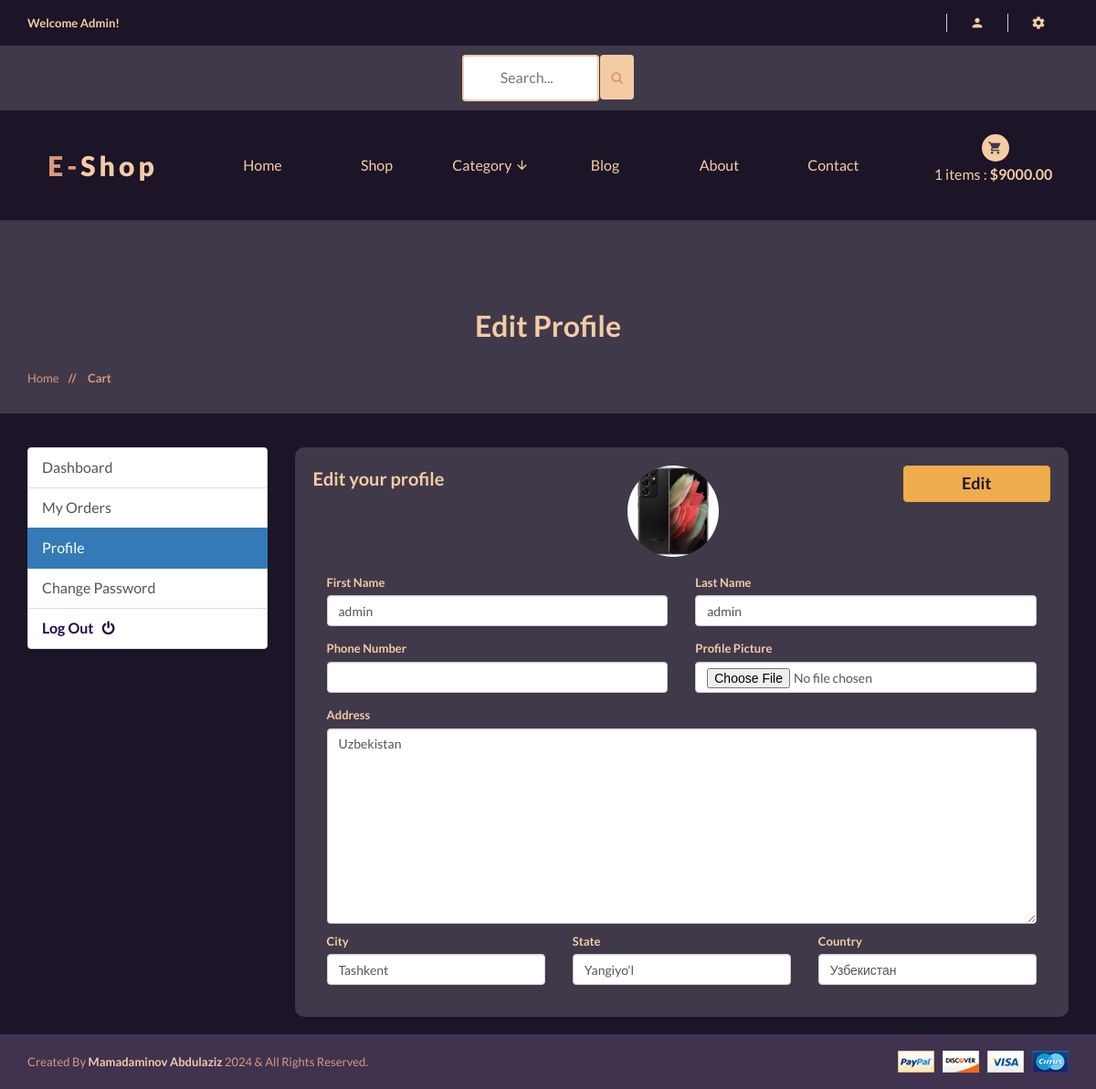
Page /account/edit_profile/ (signed in) on the committed database.
### accounts/models.py (models this page shows, shortened)
class Account(AbstractBaseUser):
    first_name = models.CharField(max_length=50)
    last_name = models.CharField(max_length=50)
    username = models.CharField(max_length=50, unique=True)
    email = models.EmailField(max_length=100, unique=True)
    Phone_number = models.CharField(max_length=50)
    is_admin = models.BooleanField(default=False)
    is_staff = models.BooleanField(default=False)
    is_active = models.BooleanField(default=False)
    is_superadmin = models.BooleanField(default=False)
    date_joined_for_format = models.DateTimeField(auto_now_add=True)
    last_login_for_format  = models.DateTimeField(auto_now_add=True)
    USERNAME_FIELD = 'email'
    REQUIRED_FIELDS = ['username', 'first_name', 'last_name']
    objects = AccountManger()

class UserProfile(models.Model):
    user = models.OneToOneField(Account, on_delete=models.CASCADE)
    address = models.TextField(blank=True, max_length=500)
    profile_picture = models.ImageField(blank=True, upload_to='userprofile',default='static/user_image_default.png')
    city = models.CharField(blank=True, max_length=20)
    state = models.CharField(blank=True, max_length=20)
    country = models.CharField(blank=True, max_length=20)

### accounts/views.py (the view)
# urls.py: path('edit_profile/', views.edit_profile, name='edit_profile'),
@login_required(login_url = 'accounts:login')
def edit_profile(request):
    userprofile = get_object_or_404(UserProfile, user=request.user)
    if request.method == 'POST':
        user_form = UserForm(request.POST, instance=request.user)
        profile_form = UserProfileForm(request.POST, request.FILES, instance=userprofile)
        if user_form.is_valid() and profile_form.is_valid():
            user_form.save()
            profile_form.save()
            messages.success(request, 'Your profile has been updated.')
            return redirect('accounts:edit_profile')
    else:
        user_form = UserForm(instance=request.user)
        profile_form = UserProfileForm(instance=userprofile)
    context = {
        'user_form': user_form,
        'profile_form': profile_form,
        'userprofile': userprofile,
    }
    return render(request, 'shop/accounts/dashboard/edit_profile.html', context)

### accounts/forms.py
class UserForm(forms.ModelForm):
    class Meta:
        model = Account
        fields = ('first_name', 'last_name', 'Phone_number')
    def __init__(self, *args, **kwargs):
        super(UserForm, self).__init__(*args, **kwargs)
        for field in self.fields:
            self.fields[field].widget.attrs['class'] = 'form-control'

class UserProfileForm(forms.ModelForm):
    profile_picture = forms.ImageField(required=False, error_messages = {'invalid':("Image files only")}, widget=forms.FileInput)
    class Meta:
        model = UserProfile
        fields = ('address', 'city', 'state', 'country', 'profile_picture')
    def __init__(self, *args, **kwargs):
        super(UserProfileForm, self).__init__(*args, **kwargs)
        for field in self.fields:
            self.fields[field].widget.attrs['class'] = 'form-control'

### cart/models.py (called while the page is built)
    def sub_total(self):
        return self.product.price * self.quantity

### shop/context_processors.py (called while the page is built)
def category_list(request):
    return {
        'categories' : Category.objects.all(),
    }

### shop/models.py (called while the page is built)
    def get_category_slug_url(self):
        return reverse('shop:categries', args=[self.slug])

    def get_prodcut_details_url(self):
        return reverse('shop:product_details', args=[self.category.slug, self.slug])

### templates/shop/accounts/dashboard/edit_profile.html (shortened to what this page needs)
{% extends '../../../base.html' %}
{% load static %}
{% block content %}
<div  class="pages-title section-padding">
    <div  class="container">
        <div  style="background:#40394a" class="row">
            <div class="col-xs-12">
                <div class="pages-title-text text-center">
                    <h2 style="color:#f4cca4">Edit Profile</h2>
                    <ul class="text-left">
                        <li><a style="color:#d99879" href="\">Home </a></li>
                        <li style="color:#d99879"><span> // </span>Cart</li>
                    </ul>
                </div>
            </div>
        </div>
    </div>
</div>
<section style="background:#1C1427" class="section-conten padding-y bg">
    <br><br>
<div class="container">
	<div class="row">
    {% include "includes/dashboard_slider.html" %}
	<main class="col-md-9">
    <form style="background:#40394A; padding:20px;border-radius:10px" action="{% url 'accounts:edit_profile' %}" method="POST" enctype="multipart/form-data">
		<article class="card">
		<header class="card-header text-center">
            <strong style="font-size:20px;float:left" class="d-inline-block mr-3">Edit your profile</strong>
            <input style="float:right;width:20%;color:#1C1427;font-size:18px;font-weight: bold;" type="submit" value="Edit" class="btn btn-warning">
        </header>
		<div class="card-body">
            <div class="text-center">
				<img src="{{userprofile.profile_picture.url}}" alt="Profile Picture" width="100" style="border-radius:50px;">
			</div>
            <br>
			<div class="row">
			<div class="col-md-12">
					<div class="form-row">
						<div class="form-group col-md-6">
							<label>First Name</label>
							{{user_form.first_name}}
						</div>
						<div class="form-group col-md-6">
							<label>Last Name</label>
							{{user_form.last_name}}
						</div>
					</div>
					<div class="form-row">
						<div class="form-group col-md-6">
							<label>Phone Number</label>
							{{user_form.Phone_number}}
						</div>
						<div class="form-group col-md-6">
							<label>Profile Picture</label>
							{{profile_form.profile_picture}}
						</div>
					</div>
					<div style="margin-bottom:10px" class="col-md-12">
						<label>Address</label>
						{{profile_form.address}}
					</div><br>
					<div class="form-row">
						<div class="form-group col-md-4">
							<label>City</label>
							{{profile_form.city}}
						</div>
						<div class="form-group col-md-4">
							<label>State</label>
							{{profile_form.state}}
						</div>
						<div class="form-group col-md-4">
							<label>Country</label>
							{{profile_form.country}}
						</div>
					</div>
			</div>
			</div>
		</div>
		</article>
        </form>
	</main>
</div>
</div>
<br>
</section>
{% endblock content %}

### templates/base.html (shortened to what this page needs)
{% load static %}
<!doctype html>
<html class="no-js" lang="">
<head>
    <link rel="stylesheet" href="{% static 'css/bootstrap.min.css' %}">
    <link rel="stylesheet" href="{% static 'css/animate.css' %}">
    <link rel="stylesheet" href="{% static 'css/materialdesignicons.min.css' %}">
    <link rel="stylesheet" href="{% static 'css/jquery.simpleLens.css' %}">
    <link rel="stylesheet" href="{% static 'css/jquery-ui.min.css' %}">
    <link rel="stylesheet" href="{% static 'css/meanmenu.min.css' %}">
    <link rel="stylesheet" href="{% static 'css/nivo-slider.css' %}">
    <link rel="stylesheet" href="{% static 'css/owl.carousel.css' %}">
    <link rel="stylesheet" href="{% static 'css/style.css' %}">
    <link rel="stylesheet" href="{% static 'css/responsive.css' %}">
    <link rel="stylesheet" href="https://cdnjs.cloudflare.com/ajax/libs/font-awesome/4.7.0/css/font-awesome.min.css">
</head>
<body style="background:#40394a">
    <header style="background:#1c1427" class="header-one header-two">
        <div style="background:#1c1427" class="header-top-two">
            <div class="container text-center">
                <div class="row">
                    <div class="col-sm-12">
                        <div class="middel-top">
                            {% if user.id is None %}
                            <div class="left floatleft">
                                <p style="color:#f4cca4"><b>Welcome Guest!</b></p>
                            </div>
                            {% else %}
                            <div class="left floatleft">
                                <p style="color:#f4cca4"><b>Welcome {{user.first_name | capfirst}}!</b></p>
                            </div>
                            {% endif %}
                        </div>
                        <div class="middel-top clearfix">
                            <ul class="clearfix right floatright">
                                <li>
                                    <a style="color:#f4cca4" href="#"><i class="mdi mdi-account"></i></a>
                                </li>
                                <li>
                                    <a style="color:#f4cca4" href="#"><i class="mdi mdi-settings"></i></a>
                                </li>
                            </ul>
                            </div>
                        </div>
                    </div>
                </div>
            </div>
        <div style="background:#40394a">
            <div class="container text-center">
                <div class="row">
                    <div class="col-sm-12">
                        <form id="searchh" action={% url 'shop:search' %} method="GET">
                        <input  type="text" name="keyword" placeholder="Search...">
                        <button style="height:49px; margin-bottom:6px; background:#f4cca4;margin-left:-1px;border:None "  class="btn btn-warning" type="submit">
                           <i style="color:#d99879" class="fa fa-search"></i>
                        </button>
                        </form>
                    </div>
                </div>
            </div>
        </div>
        <div class="container text-center">
            <div class="row">
                <div class="col-sm-2">
                    <div class="logo">
                        <a style="color:#f4cca4;font-weight: 800;" href="\"><span
                                style="color:#d99879">E-</span>shop</a>
                    </div>
                </div>
                <div class="col-sm-8">
                    <div class="header-middel">
                        <div class="mainmenu">
                            <nav >
                                <ul>
                                    <li ><a href="\">Home</a></li>
                                    <li><a href="{% url 'shop:shop' %}">Shop</a></li>
                                    <li><a href="#">Category <i class="mdi mdi-arrow-down"></i></a>
                                    </li>
                                    <li><a href="blog.html">Blog</a></li>
                                    <li><a href="about.html">About</a></li>
                                    <li><a href="contact.html">Contact</a></li>
                                </ul>
                            </nav>
                        </div>
                    </div>
                </div>
                <div class="col-sm-2">
                    <div class="cart-itmes">
                        <a class="cart-itme-a" href="{% url 'cart:cart' %}">
                            <i class="mdi mdi-cart"></i>
                            {{quantityyy}} items : <strong>${{totalll}}</strong>
                        </a>
                    </div>
                </div>
            </div>
        </div>
    </header>
    <br>
    {% block content %}
    {% endblock content %}
    <footer>
        <div  style="background:#3f3350" class="footer-bottom">
            <div class="container">
                <div class="row">
                    <div class="col-xs-12 col-sm-6">
                        <p style="color:#d99879">Created By <span style="color:#f4cca4"><b>Mamadaminov Abdulaziz</b></span> 2024 &
                            All Rights Reserved.</p>
                    </div>
                    <div class="col-xs-12 col-sm-6 text-right">
                        <a href="#"><img src="{% static 'img/footer/payment.png' %}" alt="" /></a>
                    </div>
                </div>
            </div>
        </div>
    </footer>
</body>
</html>

### core/static/css/style.css (style rules this page uses)
html, body { height: 100%; }
.floatleft { float:left }
.floatright { float:right }
img { max-width:100%; }
p { margin:0px; }
h1, h2, h3, h4, h5, h6 { margin: 0 0 10px; font-family: 'Lato', sans-serif; text-transform:capitalize; font-weight:600; }
a { transition: all 0.3s ease 0s; text-decoration:none; font-weight:500; color:#f4cca4; text-transform:capitalize; }
i { font-size:16px; }
p { color:#f4cca4; font-size:13px; font-weight:400; line-height:20px; }
ul { list-style: outside none none; margin: 0; padding: 0 }
ul li { float:left; }
.section-padding { padding:80px 0; }
body { font-family: 'Lato', sans-serif; color:#f4cca4; font-size:13px; font-weight:400; }
.middel-top .left, .middel-top .right { width: 20%; }
.middel-top { border: 1px solid #ccc; border-top: 0px solid #ccc; }
.middel-top .right a { font-size: 16px; line-height: 75px; }
.middel-top .right li:last-child a i { border: 0 none; }
.header-one .right li { position:relative; }
.middel-top .right a i { border-right: 1px solid #ccc; width: 100%; line-height: 30px; }
.middel-top .left p { line-height: 75px; }
header .logo ,.cart-itmes { line-height: 150px; }
.cart-itmes > a.cart-itme-a { font-size: 16px; text-transform: lowercase; position: relative; top: 10px; }
.logo { font-size: 30px; letter-spacing: 4px; }
.cart-itmes a.cart-itme-a i { font-size: 25px; left: 50%; margin-left: -13px; margin-top: -35px; position: absolute; top: 50%; }
.cart-itmes > a.cart-itme-a strong ,.menu-cart-text > strong,.total strong,.mainmenu li:hover >a,.mainmenu li a.active,.header-one .right li:hover >a,.header-one .right li a.active,header .parent-active > a { color: #f4cca4; }
.menu-cart-text > strong,.total > span,.menu-cart-text span ,.out-menu ,.mainmenu a ,.cart-itmes > a.cart-itme-a,.slide-text span { display: block; }
header.header-one { box-shadow: 0 0 3px rgba(25, 25, 25, 0.56); position: relative; z-index: 999; }
.mainmenu li { border-right: 1px solid #ccc; width: 16.666%; position:relative; }
.mainmenu a { font-size: 16px; line-height: 75px; }
.mainmenu li:first-child { border-left: 1px solid #ccc; }
footer ,.latest-blog,.single-products,.service-text,.coming-product.coming-product2 { background: #f5f5f5 none repeat scroll 0 0; }
.footer-bottom { padding: 18px 0; }
.footer-bottom p { padding: 2px 0; }
.header-top-two .middel-top .right a ,.header-top-two .middel-top .left p { line-height: 50px; }
.header-top-two,.footer-bottom { background: #eee none repeat scroll 0 0; }
.header-two .logo, .header-two .cart-itmes, .header-two .mainmenu a { line-height:120px; }
.header-two .mainmenu li:first-child,.header-two .mainmenu li { border:0; }
.header-top-two .middel-top { border: 0 none; }
.header-two .cart-itmes a.cart-itme-a i { font-size: 16px; margin-top: -44px; background: #f4cca4; width: 30px; height: 30px; border-radius: 50%; line-height: 30px; color: #40394a; }
.header-two .middel-top .left, .header-two .middel-top .right { width: auto; }
.header-top-two .middel-top .right li > a { line-height: 1; }
.header-top-two .middel-top .left p { line-height: 50px; }
.header-top-two .middel-top .right > li > a { border-left: 1px solid #ccc; padding: 0px 25px; width: auto; margin: 3px 0; float:left; }
.header-top-two .middel-top .right a i { border-right: 0 none; line-height: 20px; width: 100%; }
.header-top-two .right.floatright { padding: 12px 0; }
.header-one .header-top-two .right li { float: left; }
.pages-title ul.text-left { position: relative; top: 50px; }
.pages-title-text h2 { margin: 0; color:#333; font-size:32px; margin-bottom:-20px; }
.pages-title li { font-weight: 600; text-transform: capitalize; }
.pages-title ul span { padding: 0 10px; }
.single-blog-page .post-title li, .post-title li a,.share-tag a ,.author-des > span,.recent-post h5, .recent-post span ,.error-content button ,.error-content input,.error-content > h5,.pages-title li ,.right.floatright input,.member-btn > a,.pagnation-ul a { color: #999; }

### templates/base.html (style rules this page uses)
#searchh input[type=text] { width: 150px; margin-top:10px; margin-bottom:10px; box-sizing: border-box; border: 2px solid #f4cca4; border-radius: 4px; font-size: 16px; color:#1c1427; background-color: #fff; background-position: 10px 10px; background-repeat: no-repeat; padding: 12px 20px 12px 40px; -webkit-transition: width 0.4s ease-in-out; transition: width 0.4s ease-in-out; }

### rows in the picture
Account: first_name "Admin", first_name "admin", last_name "admin"
UserProfile: profile_picture (picture), address "Uzbekistan", city "Tashkent", state "Yangiyo'l", country "Узбекистан"

### other values in the picture
{{ quantityyy }} "1"
{{ totalll }} "9000.00"
